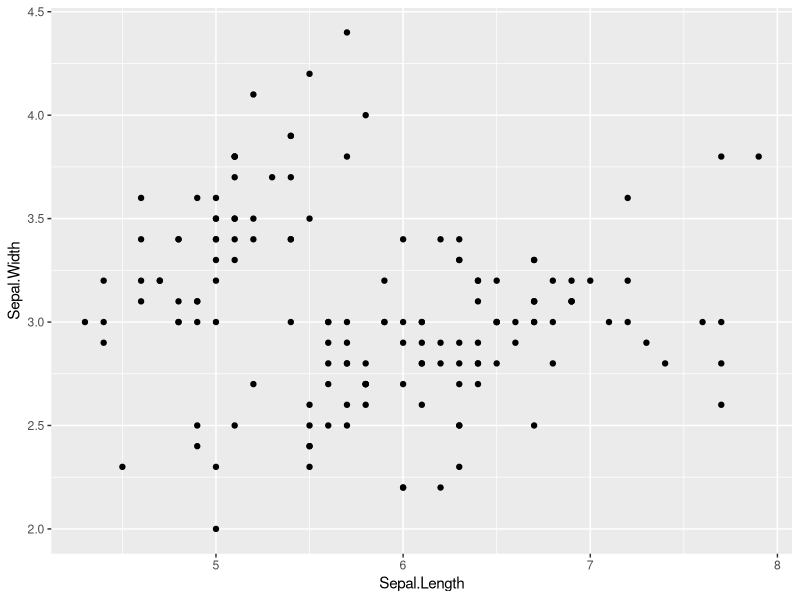
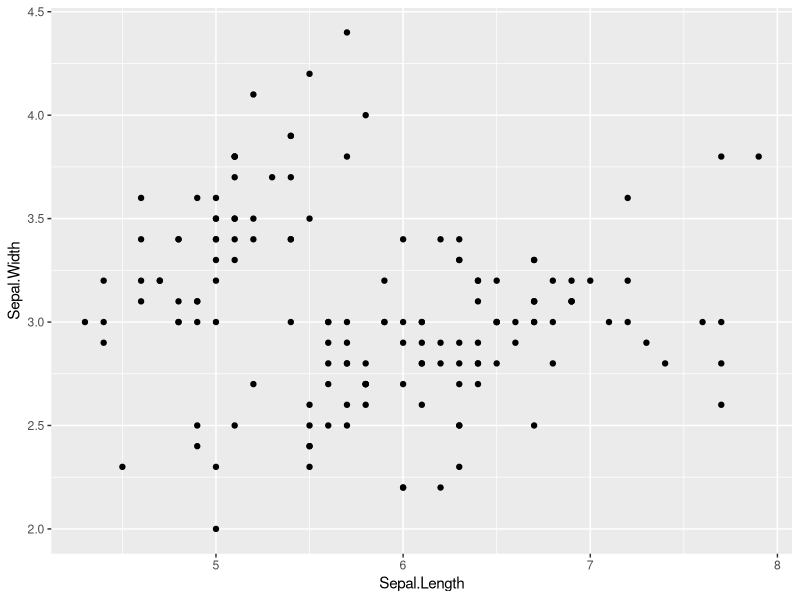

R code for these plots, in order:
## ---- chunk 1
#| include: false
#| eval: true
knitr::opts_chunk$set(echo = TRUE, eval = FALSE)
library(tidyverse)
## ---- chunk 2
#| echo: false
#| eval: true
ggplot(iris,
       aes(x = Sepal.Length,
           y = Sepal.Width)) +
  geom_point()
## ---- chunk 3
#| echo: false
#| eval: true
#| fig-width: 9
ggplot(iris,
       aes(x = Sepal.Length,
           y = Sepal.Width)) +
  geom_point()
